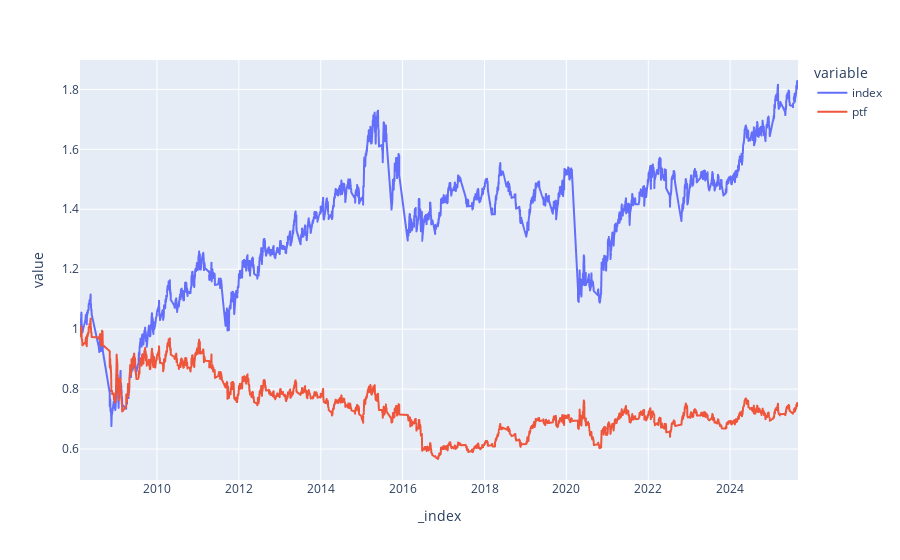

Notebook source saved alongside this figure:
### Code cell
px.line(df[['index', 'ptf']].dropna())

### Figure 1 — Plotly figure (JSON) as saved in the notebook; plotly's stock layout.template omitted (floating-point values rounded to 4 significant figures; data arrays with more than 128 entries replaced by an {"elided": "..."} marker saying what was removed)
{"data": [{"hovertemplate": "variable=index<br>_index=%{x}<br>value=%{y}<extra></extra>", "legendgroup": "index", "line": {"color": "#636efa", "dash": "solid"}, "marker": {"symbol": "circle"}, "mode": "lines", "name": "index", "showlegend": true, "type": "scattergl", "x": {"elided": "2995 str values"}, "xaxis": "x", "y": {"elided": "2995 float values"}, "yaxis": "y"}, {"hovertemplate": "variable=ptf<br>_index=%{x}<br>value=%{y}<extra></extra>", "legendgroup": "ptf", "line": {"color": "#EF553B", "dash": "solid"}, "marker": {"symbol": "circle"}, "mode": "lines", "name": "ptf", "showlegend": true, "type": "scattergl", "x": {"elided": "2995 str values"}, "xaxis": "x", "y": {"elided": "2995 float values"}, "yaxis": "y"}], "layout": {"legend": {"title": {"text": "variable"}, "tracegroupgap": 0}, "margin": {"t": 60}, "xaxis": {"anchor": "y", "domain": [0, 1], "title": {"text": "_index"}}, "yaxis": {"anchor": "x", "domain": [0, 1], "title": {"text": "value"}}}}
